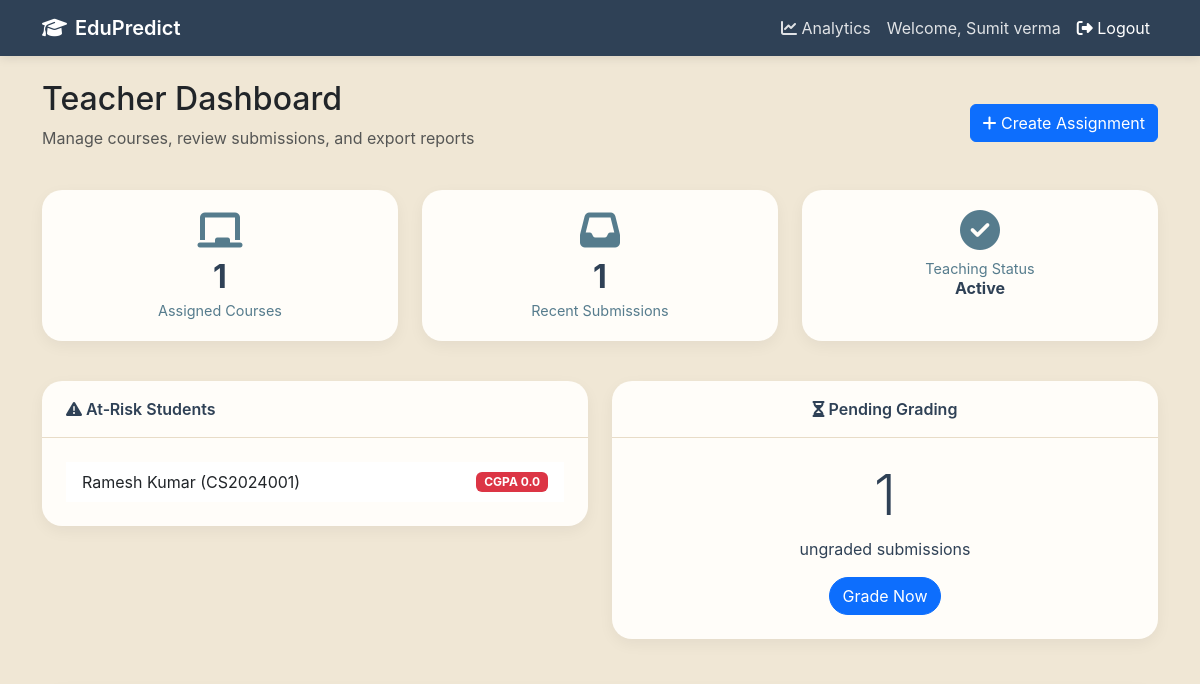
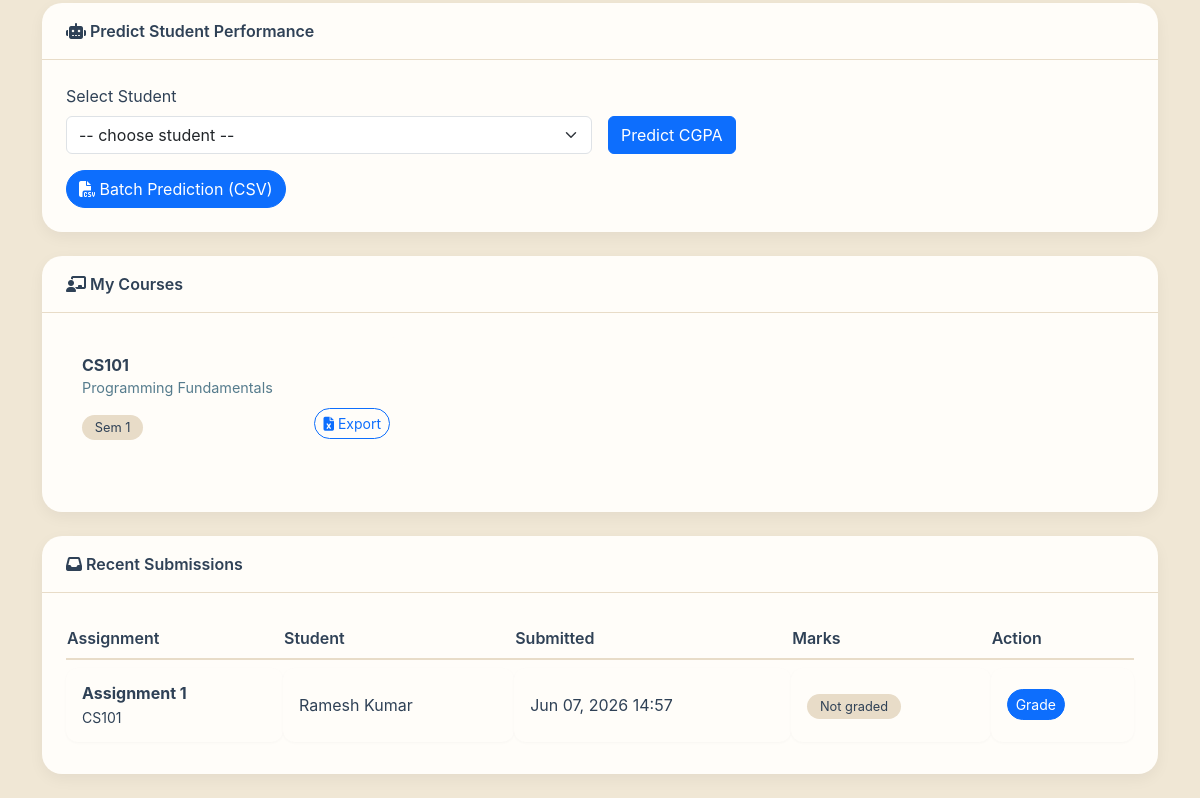
/ (signed in), run on an earlier commit of the app's database (2 pictures, top to bottom).
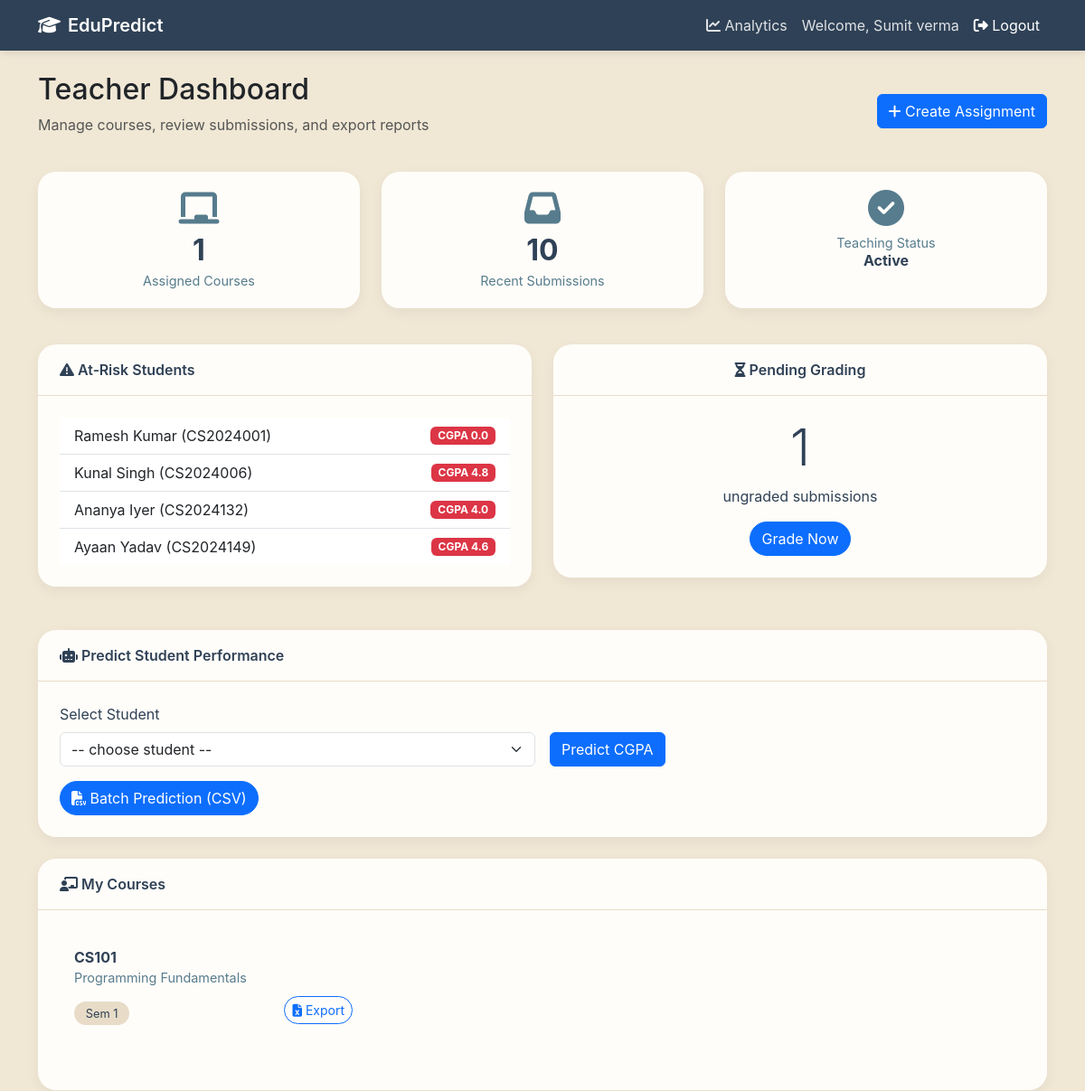
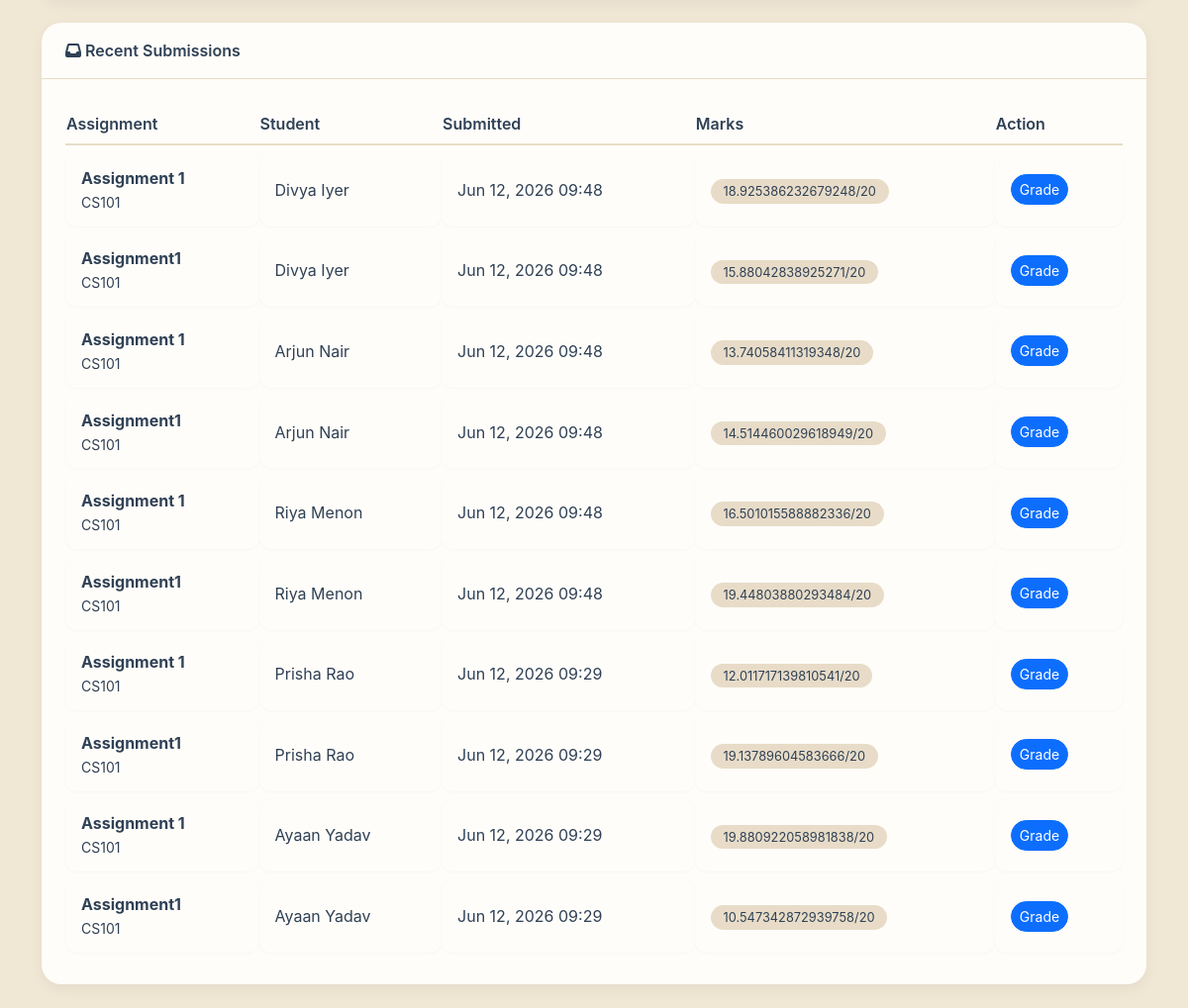
And on a later commit of the database (2 pictures, top to bottom).
### apps/accounts/models.py (models this page shows, shortened)
class User(AbstractUser):
    ROLE_CHOICES = (
        ('admin', 'Admin'),
        ('teacher', 'Teacher'),
        ('student', 'Student'),
        ('parent', 'Parent'),
    )
    role = models.CharField(max_length=10, choices=ROLE_CHOICES, default='student')
    phone = models.CharField(max_length=15, blank=True)
    profile_picture = models.ImageField(upload_to='profiles/', null=True, blank=True)
    address = models.TextField(blank=True)
    date_of_birth = models.DateField(null=True, blank=True)
    class Meta:
        db_table = 'users'

### apps/students/models.py (models this page shows, shortened)
class Student(models.Model):
    INCOME_CHOICES = (
        ('low', 'Below 2.5 LPA'),
        ('medium', '2.5-5 LPA'),
        ('high', '5-10 LPA'),
        ('very_high', 'Above 10 LPA'),
    )
    user = models.OneToOneField(User, on_delete=models.CASCADE, related_name='student_profile')
    roll_number = models.CharField(max_length=20, unique=True)
    enrollment_number = models.CharField(max_length=20, unique=True)
    batch = models.ForeignKey(Batch, on_delete=models.SET_NULL, null=True)
    department = models.ForeignKey(Department, on_delete=models.SET_NULL, null=True)
    semester = models.IntegerField(default=1)
    current_cgpa = models.FloatField(default=0.0)
    father_name = models.CharField(max_length=200, blank=True)
    mother_name = models.CharField(max_length=200, blank=True)
    guardian_phone = models.CharField(max_length=15, blank=True)
    high_school_percentage = models.FloatField(default=0)
    family_income = models.CharField(max_length=20, choices=INCOME_CHOICES, default='medium')
    backlog_count = models.IntegerField(default=0)
    entrance_exam_score = models.FloatField(null=True, blank=True)  # optional

### apps/academics/models.py (models this page shows, shortened)
class Course(models.Model):
    code = models.CharField(max_length=20, unique=True)
    name = models.CharField(max_length=200)
    credits = models.IntegerField()
    semester = models.IntegerField()
    department = models.ForeignKey(Department, on_delete=models.CASCADE)
    teacher = models.ForeignKey(User, on_delete=models.SET_NULL, null=True, limit_choices_to={'role':'teacher'})
    syllabus = models.TextField(blank=True)
    start_date = models.DateField(null=True, blank=True)
    end_date = models.DateField(null=True, blank=True)

### apps/assignments/models.py (models this page shows, shortened)
class Submission(models.Model):
    assignment = models.ForeignKey(Assignment, on_delete=models.CASCADE, related_name='submissions')
    student = models.ForeignKey(Student, on_delete=models.CASCADE, related_name='submissions')
    submitted_at = models.DateTimeField(auto_now_add=True)
    file = models.FileField(upload_to='submissions/')
    marks_obtained = models.FloatField(null=True, blank=True)
    feedback = models.TextField(blank=True)
    is_late = models.BooleanField(default=False)
    class Meta:
        unique_together = ('assignment', 'student')  # one submission per assignment per student

class Assignment(models.Model):
    course = models.ForeignKey(Course, on_delete=models.CASCADE, related_name='assignments')
    title = models.CharField(max_length=200)
    description = models.TextField()
    due_date = models.DateTimeField()
    total_marks = models.IntegerField()
    file = models.FileField(upload_to='assignments/', blank=True, null=True)
    created_at = models.DateTimeField(auto_now_add=True)
    updated_at = models.DateTimeField(auto_now=True)
    class Meta:
        ordering = ['due_date']

### apps/dashboard/views.py (the view)
# urls.py: path('', views.dashboard, name='dashboard'),
@login_required
def dashboard(request):
    user = request.user
    role = user.role
    if role == 'student':
        try:
            student = user.student_profile
        except Student.DoesNotExist:
            messages.warning(request, "Student profile not found. Contact admin.")
            return redirect('logout')
        enrollments = Enrollment.objects.filter(student=student).select_related('course')
        courses = [e.course for e in enrollments]
        pending_assignments = Assignment.objects.filter(
            course__in=courses,
            due_date__gte=timezone.now()
        ).exclude(submissions__student=student).order_by('due_date')
        recent_grades = Grade.objects.filter(student=student).order_by('-id')[:5]
        semester_cgpa = (Grade.objects.filter(student=student)
                         .values('semester')
                         .annotate(avg_marks=Avg('marks_obtained'))
                         .order_by('semester'))
        for item in semester_cgpa:
            item['cgpa'] = round(item['avg_marks'] / 10, 1)
        cgpa = student.current_cgpa
        if cgpa >= 8.0:
            performance_status = "Excellent"
            status_color = "success"
        elif cgpa >= 6.0:
            performance_status = "Good"
            status_color = "primary"
        elif cgpa >= 5.0:
            performance_status = "Average"
            status_color = "warning"
        else:
            performance_status = "At‑Risk"
            status_color = "danger"
        recommendations = []
        if pending_assignments.count() > 0:
            recommendations.append(f"📝 You have {pending_assignments.count()} pending assignment(s). Submit them soon.")
        if cgpa < 5.0:
            recommendations.append("⚠️ Your CGPA is low. Contact your academic advisor.")
        if not recommendations:
            recommendations = ["✅ Keep up the good work! Maintain your study routine."]
        income_map = {'low':0, 'medium':1, 'high':2, 'very_high':3}
        try:
            attendance_pct = get_attendance_percentage(student)
            submission_rate = get_submission_rate(student, courses)
            features = {
                'previous_cgpa': student.current_cgpa,
                'attendance': attendance_pct,
                'assignment_submission_rate': submission_rate,
                'study_hours_per_day': getattr(student, 'study_hours_per_day', 4.0),   # default if field missing
                'backlogs': student.backlog_count,
                'family_income': income_map.get(student.family_income, 1),
                'high_school_percentage': student.high_school_percentage,
                'entrance_score': student.entrance_exam_score or 100,
            }
            pred_result = predictor.predict(features)
        except Exception as e:
            pred_result = None
            print(f"Prediction error for student {student.id}: {e}")
        context = {
            'student': student,
            'courses': courses,
            'pending_assignments': pending_assignments,
            'recent_grades': recent_grades,
            'semester_cgpa': semester_cgpa,
            'performance_status': performance_status,
            'status_color': status_color,
            'recommendations': recommendations,
            'prediction': pred_result,
        }
        return render(request, 'dashboard/student_dashboard.html', context)
    elif role == 'teacher':
        courses = Course.objects.filter(teacher=user)
        at_risk_students = Student.objects.filter(
            enrollment__course__in=courses,
            enrollment__status='active',
            current_cgpa__lt=5.0
        ).distinct()
        pending_grading_count = Submission.objects.filter(
            assignment__course__in=courses,
            marks_obtained__isnull=True
        ).count()
        recent_submissions = Submission.objects.filter(
            assignment__course__in=courses
        ).select_related('assignment', 'student').order_by('-submitted_at')[:10]
        context = {
            'courses': courses,
            'recent_submissions': recent_submissions,
            'at_risk_students': at_risk_students,
            'pending_grading_count': pending_grading_count,
        }
        return render(request, 'dashboard/teacher_dashboard.html', context)
    else:
        return redirect('/admin/')

### templates/dashboard/teacher_dashboard.html (shortened to what this page needs)
{% extends 'base.html' %}
{% load static %}
{% block content %}
<div class="d-flex justify-content-between align-items-center mb-4">
    <div>
        <h2>Teacher Dashboard</h2>
        <p class="text-muted">Manage courses, review submissions, and export reports</p>
    </div>
    <div>
        <a href="{% url 'create_assignment' %}" class="btn btn-primary">
            <i class="fas fa-plus"></i> Create Assignment
        </a>
    </div>
</div>
<div class="row mb-4">
    <div class="col-md-4 mb-3">
        <div class="stat-card">
            <i class="fas fa-chalkboard"></i>
            <h3>{{ courses|length }}</h3>
            <p>Assigned Courses</p>
        </div>
    </div>
    <div class="col-md-4 mb-3">
        <div class="stat-card">
            <i class="fas fa-inbox"></i>
            <h3>{{ recent_submissions|length }}</h3>
            <p>Recent Submissions</p>
        </div>
    </div>
    <div class="col-md-4 mb-3">
        <div class="stat-card">
            <i class="fas fa-check-circle"></i>
            <p>Teaching Status</p>
            <h3 style="font-size:1rem;">Active</h3>
        </div>
    </div>
</div>
<div class="row mb-4">
    <div class="col-md-6">
        <div class="dashboard-card">
            <div class="card-header">
                <i class="fas fa-exclamation-triangle"></i> At‑Risk Students
            </div>
            <div class="card-body">
                {% if at_risk_students %}
                    <ul class="list-group list-group-flush">
                        {% for student in at_risk_students %}
                            <li class="list-group-item d-flex justify-content-between align-items-center">
                                {{ student.user.get_full_name }} ({{ student.roll_number }})
                                <span class="badge bg-danger">CGPA {{ student.current_cgpa }}</span>
                            </li>
                        {% endfor %}
                    </ul>
                {% else %}
                    <p class="text-muted">No at‑risk students in your courses.</p>
                {% endif %}
            </div>
        </div>
    </div>
    <div class="col-md-6">
        <div class="dashboard-card text-center">
            <div class="card-header">
                <i class="fas fa-hourglass-half"></i> Pending Grading
            </div>
            <div class="card-body">
                <h2 class="display-4">{{ pending_grading_count }}</h2>
                <p>ungraded submissions</p>
                {% if pending_grading_count > 0 %}
                    <a href="#" class="btn btn-primary rounded-pill">Grade Now</a>
                {% endif %}
            </div>
        </div>
    </div>
</div>
<div class="dashboard-card mb-4">
    <div class="card-header">
        <i class="fas fa-robot"></i> Predict Student Performance
    </div>
    <div class="card-body">
        <form id="predictForm" class="row g-3">
            <div class="col-md-6">
                <label class="form-label">Select Student</label>
                <select name="student_id" class="form-select" required>
                    <option value="">-- choose student --</option>
                </select>
            </div>
            <div class="col-md-6 align-self-end">
                <button type="button" id="predictBtn" class="btn btn-primary">Predict CGPA</button>
            </div>
        </form>
        <a href="{% url 'batch_predict' %}" class="btn btn-primary rounded-pill mt-3">
            <i class="fas fa-file-csv"></i> Batch Prediction (CSV)
        </a>
    </div>
</div>
<div class="dashboard-card mb-4">
    <div class="card-header">
        <i class="fas fa-chalkboard-teacher"></i> My Courses
    </div>
    <div class="card-body">
        {% if courses %}
            <div class="row">
                {% for course in courses %}
                    <div class="col-md-4 mb-3">
                        <div class="course-card h-100">
                            <div class="course-code">{{ course.code }}</div>
                            <div class="course-name">{{ course.name }}</div>
                            <div class="d-flex justify-content-between align-items-center mt-2">
                                <span class="course-semester">Sem {{ course.semester }}</span>
                                <a href="{% url 'class_performance_excel' course.id %}" class="btn btn-sm btn-outline-primary rounded-pill">
                                    <i class="fas fa-file-excel"></i> Export
                                </a>
                            </div>
                        </div>
                    </div>
                {% endfor %}
            </div>
        {% else %}
            <p class="text-muted">You are not assigned to any course.</p>
        {% endif %}
    </div>
</div>
<div class="dashboard-card">
    <div class="card-header">
        <i class="fas fa-inbox"></i> Recent Submissions
    </div>
    <div class="card-body">
        {% if recent_submissions %}
            <table class="table-dashboard w-100">
                <thead>
                    <tr>
                        <th>Assignment</th>
                        <th>Student</th>
                        <th>Submitted</th>
                        <th>Marks</th>
                        <th>Action</th>
                    </tr>
                </thead>
                <tbody>
                    {% for sub in recent_submissions %}
                        <tr>
                            <td><strong>{{ sub.assignment.title }}</strong><br><small>{{ sub.assignment.course.code }}</small></td>
                            <td>{{ sub.student.user.get_full_name|default:sub.student.roll_number }}</td>
                            <td>{{ sub.submitted_at|date:"M d, Y H:i" }}</td>
                            <td>{% if sub.marks_obtained %}<span class="badge-grade">{{ sub.marks_obtained }}/{{ sub.assignment.total_marks }}</span>{% else %}<span class="badge-grade">Not graded</span>{% endif %}</td>
                            <td><a href="{% url 'grade_submission' sub.id %}" class="btn btn-sm btn-primary rounded-pill">Grade</a></td>
                        </tr>
                    {% endfor %}
                </tbody>
            </table>
        {% else %}
            <p class="text-muted">No recent submissions.</p>
        {% endif %}
    </div>
</div>
{% endblock %}

### templates/base.html (shortened to what this page needs)
{% load static %}
<!DOCTYPE html>
<html lang="en">
<head>
    <link href="https://cdn.jsdelivr.net/npm/bootstrap@5.3.0/dist/css/bootstrap.min.css" rel="stylesheet">
    <link rel="stylesheet" href="https://cdnjs.cloudflare.com/ajax/libs/font-awesome/6.5.1/css/all.min.css">
    <link rel="stylesheet" href="{% static 'css/dashboard.css' %}">
    <link rel="stylesheet" href="{% static 'css/auth.css' %}">
</head>
<body>
    <nav class="navbar navbar-expand-lg custom-navbar">
        <div class="container">
            <a class="navbar-brand" href="{% url 'dashboard' %}">
                <i class="fas fa-graduation-cap me-2"></i>EduPredict
            </a>
            <div class="collapse navbar-collapse" id="navbarNav">
                <ul class="navbar-nav ms-auto">
                    {% if user.is_staff %}
                    <li class="nav-item">
                        <a class="nav-link" href="{% url 'admin_analytics' %}">
                            <i class="fas fa-chart-line"></i> Analytics
                        </a>
                    </li>
                    {% endif %}
                    {% if user.is_authenticated %}
                        <li class="nav-item">
                            <span class="nav-link">Welcome, {{ user.get_full_name|default:user.username }}</span>
                        </li>
                        <li class="nav-item">
                            <form method="post" action="{% url 'logout' %}" style="display: inline;">
                                <button type="submit" class="nav-link btn btn-link" style="color: white; text-decoration: none;">
                                    <i class="fas fa-sign-out-alt"></i> Logout
                                </button>
                            </form>
                        </li>
                    {% endif %}
                </ul>
            </div>
        </div>
    </nav>
    <div class="container mt-4">
        {% block content %}
        {% endblock %}
    </div>
</body>
</html>

What changed in the data, as far as the page shows it:
no longer on this page (row unchanged): Submission: assignment "Assignment 1", assignment.course.code "CS101", student.user.get_full_name "Ramesh Kumar", submitted_at "Jun 07, 2026 14:57", shows "Not graded"
added Student: user.get_full_name "Kunal Singh", roll_number "CS2024006", current_cgpa "4.8"
added Student: user.get_full_name "Ananya Iyer", roll_number "CS2024132", current_cgpa "4.0"
added Student: user.get_full_name "Ayaan Yadav", roll_number "CS2024149", current_cgpa "4.6"
added Submission: assignment "Assignment 1", assignment.course.code "CS101", student.user.get_full_name "Divya Iyer", submitted_at "Jun 12, 2026 09:48", marks_obtained "18.925386232679248", assignment.total_marks "20"
added Submission: assignment "Assignment1", assignment.course.code "CS101", student.user.get_full_name "Divya Iyer", submitted_at "Jun 12, 2026 09:48", marks_obtained "15.88042838925271", assignment.total_marks "20"
added Submission: assignment "Assignment 1", assignment.course.code "CS101", student.user.get_full_name "Arjun Nair", submitted_at "Jun 12, 2026 09:48", marks_obtained "13.74058411319348", assignment.total_marks "20"
added Submission: assignment "Assignment1", assignment.course.code "CS101", student.user.get_full_name "Arjun Nair", submitted_at "Jun 12, 2026 09:48", marks_obtained "14.514460029618949", assignment.total_marks "20"
added Submission: assignment "Assignment 1", assignment.course.code "CS101", student.user.get_full_name "Riya Menon", submitted_at "Jun 12, 2026 09:48", marks_obtained "16.501015588882336", assignment.total_marks "20"
added Submission: assignment "Assignment1", assignment.course.code "CS101", student.user.get_full_name "Riya Menon", submitted_at "Jun 12, 2026 09:48", marks_obtained "19.44803880293484", assignment.total_marks "20"
added Submission: assignment "Assignment 1", assignment.course.code "CS101", student.user.get_full_name "Prisha Rao", submitted_at "Jun 12, 2026 09:29", marks_obtained "12.011717139810541", assignment.total_marks "20"
added Submission: assignment "Assignment1", assignment.course.code "CS101", student.user.get_full_name "Prisha Rao", submitted_at "Jun 12, 2026 09:29", marks_obtained "19.13789604583666", assignment.total_marks "20"
added Submission: assignment "Assignment 1", assignment.course.code "CS101", student.user.get_full_name "Ayaan Yadav", submitted_at "Jun 12, 2026 09:29", marks_obtained "19.880922058981838", assignment.total_marks "20"
added Submission: assignment "Assignment1", assignment.course.code "CS101", student.user.get_full_name "Ayaan Yadav", submitted_at "Jun 12, 2026 09:29", marks_obtained "10.547342872939758", assignment.total_marks "20"
Also different on the page:
{{ recent_submissions|length }}: "1" → "10"
